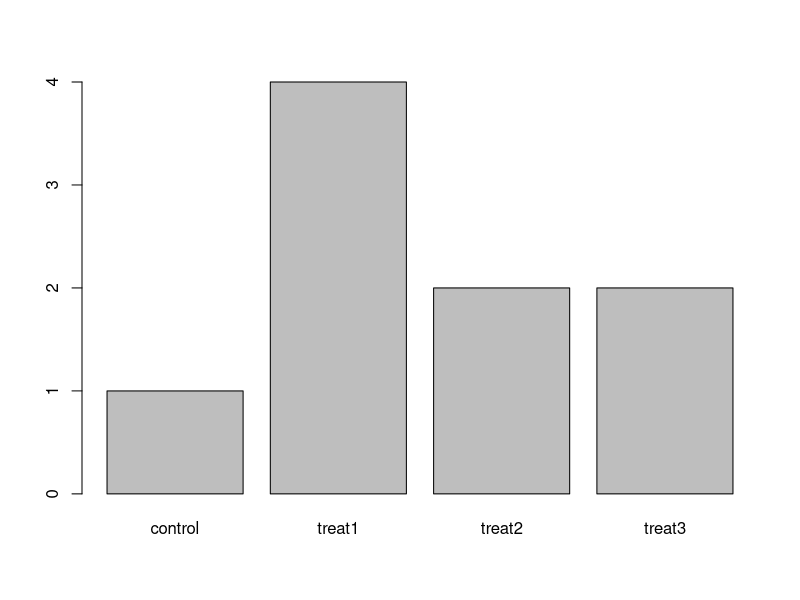
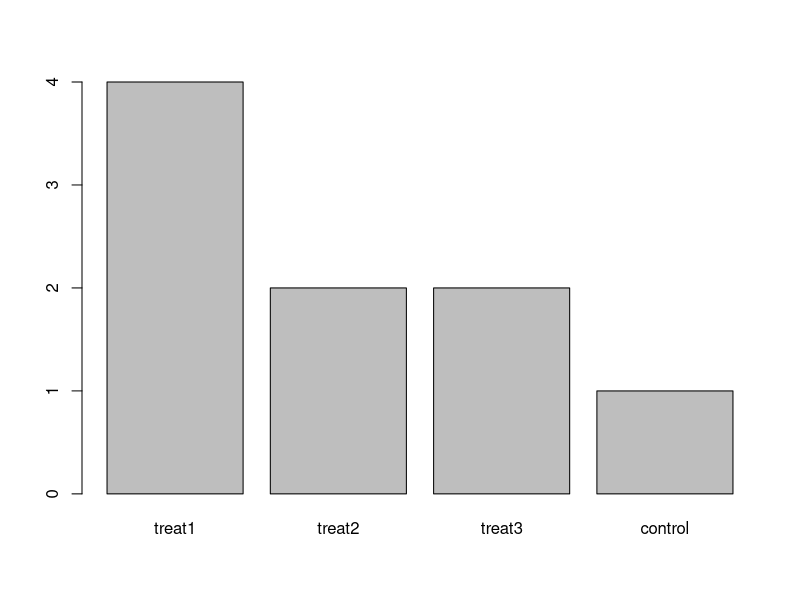

Reproduce these figures in R, in order.
## ---- chunk 1
# Looking at metadata
## ---- chunk 2
metadata <- read.csv('data/Ecoli_metadata.csv')
## ---- chunk 3
(metadata <- read.csv('data/Ecoli_metadata.csv'))
## ---- chunk 4
head(metadata)
## ---- chunk 5
str(metadata)
## ---- chunk 6
### Factors
## ---- chunk 7
citrate <- factor(c("plus", "minus", "minus", "plus", "minus"))
## ---- chunk 8
## Question: How can you recreate this plot but by having "control"
## being listed last instead of first?
exprmt <- factor(c("treat1", "treat2", "treat1", "treat3", "treat1", "control",
                   "treat1", "treat2", "treat3"))
table(exprmt)
barplot(table(exprmt))
## ---- chunk 9
exprmt <- factor(exprmt, levels=c("treat1", "treat2", "treat3", "control"))
barplot(table(exprmt))
